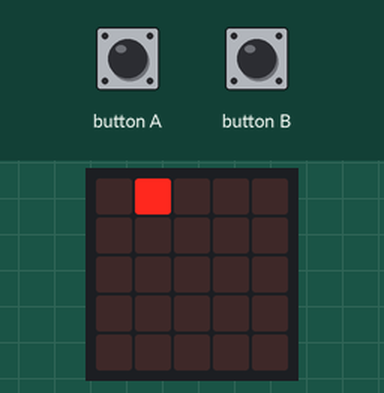
A program run on a simulated BBC micro:bit (MakeCode). Parts: the board's 5×5 LED display.

Above: at 1.1 s.
At 3.1 s:
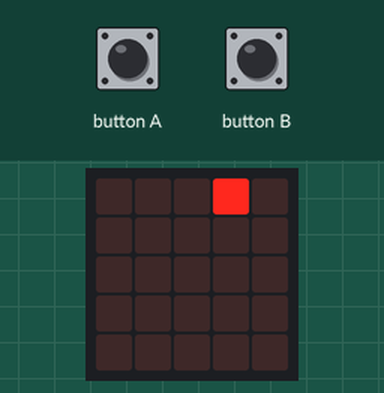
At 4.1 s:
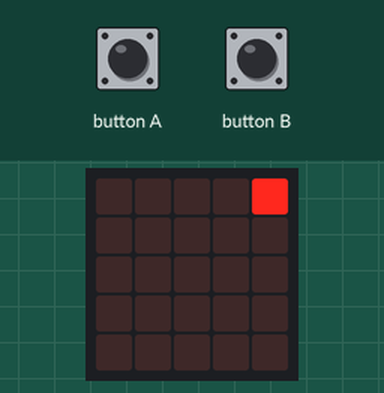
At 6.1 s:
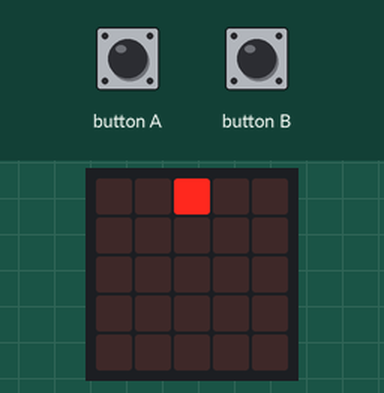
At 8.1 s:
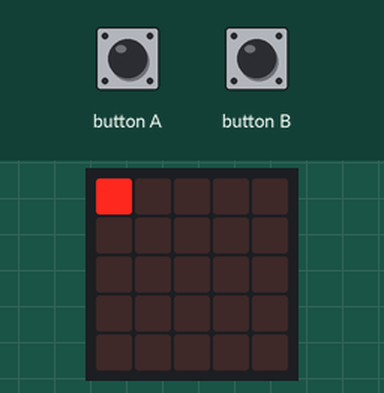

Measured:
- by itself, everything shown: repeats every 8.0 s, in 8 steps
- what the display in image 0 shows lasts 1.0 s, from 1.0 s to 2.0 s

The program:

main.ts
```typescript
input.onButtonPressed(Button.A, function () {
    if (x > 0 && x <= 4) {
        led.unplot(x, y)
        led.plot(x - 1, y)
        x = x - 1
    }
})
input.onButtonPressed(Button.B, function () {
    if (x >= 0 && x <= 3) {
        led.unplot(x, y)
        led.plot(x + 1, y)
        x = x + 1
    }
})
let y = 0
let x = 0
x = 0
y = 0
led.plot(0, 0)
basic.pause(1000)
basic.forever(function () {
    if (x == 4 && y == 0) {
        while (x != 0) {
            led.unplot(x, y)
            led.plot(x - 1, y)
            x = x - 1
            basic.pause(1000)
        }
    } else {
        while (x >= 0 && x <= 3) {
            led.unplot(x, y)
            led.plot(x + 1, y)
            x = x + 1
            basic.pause(1000)
        }
    }
})
basic.forever(function () {

})
```

test.ts
```typescript
// les tests vont ici ; cela ne sera pas compilé si ce paquet est utilisé en tant qu'extension.
```
